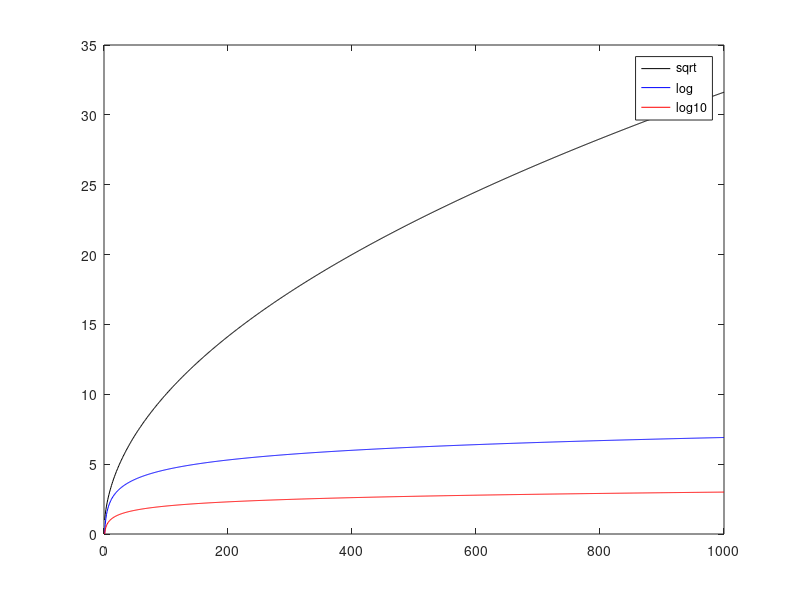

Write the MATLAB code that produced this figure.
x = 1:1000;

y = sqrt(x);
plot(x,y,'k-');
hold on;
y = log(x);
plot(x,y,'b-');
y = log10(x);
plot(x,y,'r-');

legend( 'sqrt', 'log', 'log10' );